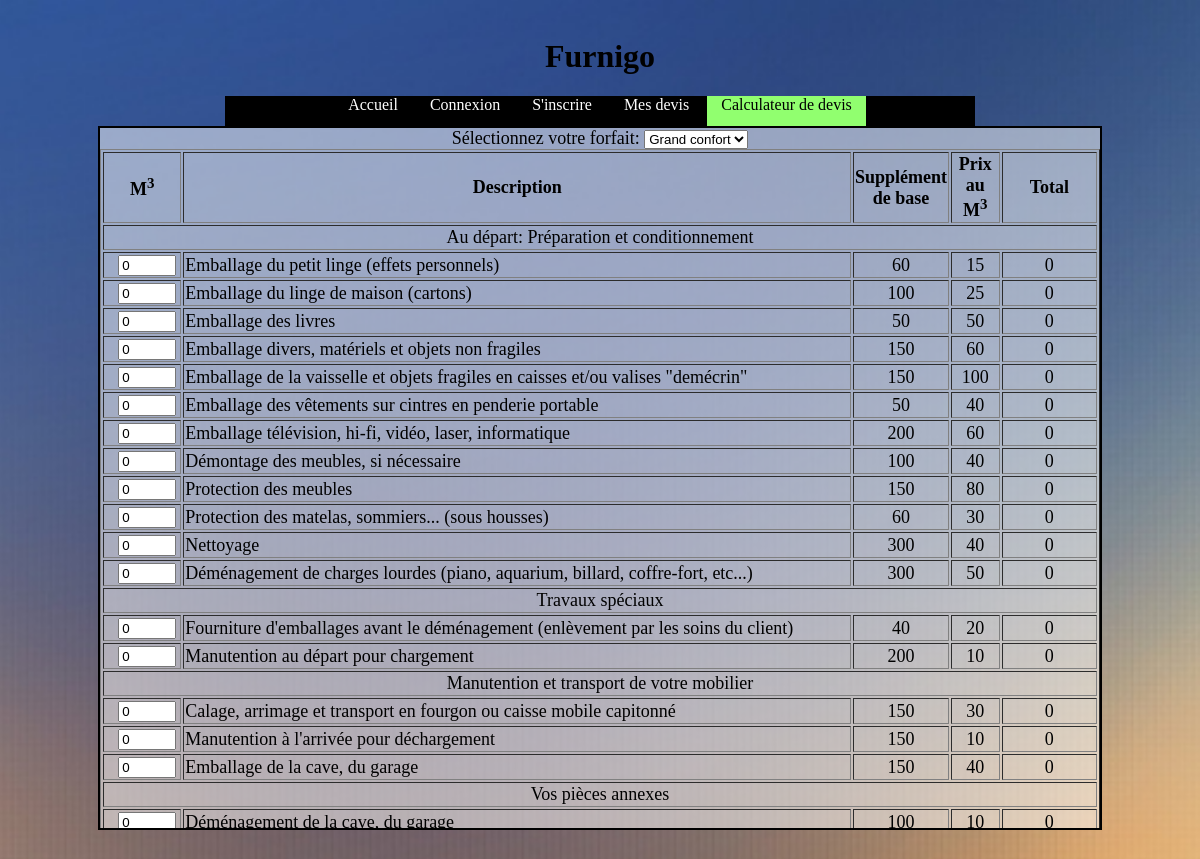
The app's page /Furnigo/modifier.php?id=16 with its own data.
### tables this page shows
CREATE TABLE IF NOT EXISTS `r_ajouter` (
  `idDevis` int(11) NOT NULL,
  `idOption` int(11) NOT NULL,
  `M3` int(5) NOT NULL,
  PRIMARY KEY (`idDevis`,`idOption`),
  KEY `FK_R_AJOUTER_idOption` (`idOption`)
);

CREATE TABLE IF NOT EXISTS `t_options` (
  `idOption` int(11) NOT NULL AUTO_INCREMENT,
  `DescriptionDetaillee` text NOT NULL,
  `PrixSupplementDeBase` float NOT NULL,
  `PrixAuM3` float NOT NULL,
  PRIMARY KEY (`idOption`)
);

### Furnigo/command.php (called while the page is built, shortened)
<?php
function GetForfait(){
    $db = connectdb();
    $sql = $db->prepare("SELECT * FROM t_forfait");
    $sql->execute();
    return $sql->fetchAll(PDO::FETCH_ASSOC);
}
function GetOptions(){
    $db = connectdb();
    $sql = $db->prepare("SELECT * FROM t_options");
    $sql->execute();
    return $sql->fetchAll(PDO::FETCH_ASSOC);
}
function GetOption($idDevis){
    $db = connectdb();
    $sql = $db->prepare("SELECT * FROM r_ajouter WHERE idDevis = :idDevis");
    $sql->bindParam(":idDevis", $idDevis,  PDO::PARAM_INT);
    if($sql->execute()){
        return $sql->fetchAll(PDO::FETCH_ASSOC);
    }
    else{
        return false;
    }
}

### Furnigo/modifier.php (the view, shortened to what this page needs)
<?php
require_once 'command.php';
$optionForfait = GetForfait();
$options = GetOptions();
if (isset($_GET['id'])) {
    $idDevi = filter_input(INPUT_GET, 'id', FILTER_VALIDATE_INT);
    $deviClient = GetOption($idDevi);
}
?>
<!DOCTYPE html>
<html>
    <head>
        <link rel="stylesheet" type="text/css" href="css/style.css">
    </head>
    <body>
    <center>
        <div id="title"><h1>Furnigo</h1></div>
        <nav>
            <ul>
                <li><a href="index.php">Accueil</a></li>
                <li><a href="connexion.php">Connexion</a></li>
                <li><a href="inscription.php">S'inscrire</a></li>
                <li><a href="devis.php">Mes devis</a></li>
                <li><a href="calculateur.php" class="active">Calculateur de devis</a></li>
            </ul>
        </nav>
        <div id="content">
            <label for="selforfait">Sélectionnez votre forfait: </label>
            <select name="selforfait" id="forfait">
                <?php foreach ($optionForfait as $forfait) : ?>
                    <option value="<?= $forfait['idForfait'] ?>"> <?= $forfait['Forfait'] ?></option><br>
                <?php endforeach; ?>
            </select>
            <br>
            <form action="update.php" method="post">
                <table border="1" width="100%">
                    <col style="width:8%">
                    <col style="width: 72%">
                    <col style="width: 5%">
                    <col style="width: 5%">
                    <col style="width: 10%">
                    <tr>
                        <th>M<sup>3</sup></th>
                        <th>Description</th>
                        <th>Supplément de base</th>
                        <th>Prix au M<sup>3</sup></th>
                        <th>Total</th>
                    </tr>
                    <tr>
                        <td colspan="5" style="text-align: center">Au départ: Préparation et conditionnement</td>
                    </tr>
                    <?php
                    $i = 0;
                    foreach ($options as $opt) :
                        ?>
                        <tr>
                            <td style="text-align: center"><input type="number" value="<?php echo $deviClient[$i]['M3'] ?>" min="0" style="width: 50px" id="qt<?php echo $opt['idOption'] ?>" name="qtOption<?php echo $opt['idOption'] ?>" onChange="ShowResult(<?php echo $opt['idOption'] ?>)" onkeypress="ShowResult(<?php echo $opt['idOption'] ?>)"></td>
                            <td><?= $opt['DescriptionDetaillee'] ?></td>
                            <td style="text-align: center" id="supplement<?php echo $opt['idOption'] ?>"><?= $opt['PrixSupplementDeBase'] ?></td>
                            <td style="text-align: center" id="pm3<?php echo $opt['idOption'] ?>"><?= $opt['PrixAuM3'] ?></td>
                            <td style="text-align: center" id="total<?php echo $opt['idOption'] ?>" value="">0</td>
                        </tr>
                        <?php
                        if ($i == 11) {
                            echo '<tr>
                    <td colspan="5" style="text-align: center">Travaux spéciaux</td>
                </tr>';
                        } elseif ($i == 13) {
                            echo '<tr>
                    <td colspan="5" style="text-align: center">Manutention et transport de votre mobilier</td>
                </tr>';
                        } elseif ($i == 16) {
                            echo '<tr>
                    <td colspan="5" style="text-align: center">Vos pièces annexes</td>
                </tr>';
                        } elseif ($i == 18) {
                            echo '<tr>
                    <td colspan="5" style="text-align: center">A l’arrivée : détail des prestations</td>
                </tr>';
                        } elseif ($i == 26) {
                            echo '<tr>
                    <td colspan="5" style="text-align: center">Travaux en dérogation des conditions générales de vente</td>
                </tr>';
                        }
                        $i++;
                        ?>
                    <?php endforeach; ?>
                </table>
            </form>
        </div>
    </center>
</body>
</html>

### Furnigo/css/style.css (style rules this page uses)
#title { margin-top: 1cm; text-align: center; list-style-type: none; }
nav { alignment-adjust: middle; background-color: black; height: 30px; width: 750px; }
ul { list-style-type: none; margin: 0; padding: 0; overflow: hidden; }
li { display: inline-block; vertical-align: middle; height: 30px; }
li a { color: white; text-align: center; padding: 14px; text-decoration: none; height: 30px; }
.active { background-color: #91FF6F; color: black; }
#content { width: 1000px; height: 700px; background: -moz-linear-gradient(top, rgba(255,255,255,0.5) 0%, rgba(255,255,255,0.5) 100%); background: -webkit-linear-gradient(top, rgba(255,255,255,0.5) 0%,rgba(255,255,255,0.5) 100%); background: linear-gradient(to bottom, rgba(255,255,255,0.5) 0%,rgba(255,255,255,0.5) 100%); filter: progid:DXImageTransform.Microsoft.gradient( startColorstr='#80ffffff', endColorstr='#80ffffff',GradientType=0 ); overflow: auto; border: 2px solid black; font-size: large; }
body { background: url("../img/background.jpg") no-repeat center center fixed; background-size: cover; }
input { margin-left: 10px; }
label { text-align: right; }

### records on screen
t_options: DescriptionDetaillee "Emballage du petit linge (effets personnels)", PrixSupplementDeBase "60", PrixAuM3 "15"
r_ajouter: M3 "0"
t_options: DescriptionDetaillee "Emballage du linge de maison (cartons)", PrixSupplementDeBase "100", PrixAuM3 "25"
r_ajouter: M3 "0"
t_options: DescriptionDetaillee "Emballage des livres", PrixSupplementDeBase "50", PrixAuM3 "50"
r_ajouter: M3 "0"
t_options: DescriptionDetaillee "Emballage divers, matériels et objets non fragiles", PrixSupplementDeBase "150", PrixAuM3 "60"
r_ajouter: M3 "0"
t_options: DescriptionDetaillee "Emballage de la vaisselle et objets fragiles en caisses et/ou valises \"demécrin\"", PrixSupplementDeBase "150", PrixAuM3 "100"
r_ajouter: M3 "0"
t_options: DescriptionDetaillee "Emballage des vêtements sur cintres en penderie portable", PrixSupplementDeBase "50", PrixAuM3 "40"
r_ajouter: M3 "0"
t_options: DescriptionDetaillee "Emballage télévision, hi-fi, vidéo, laser, informatique", PrixSupplementDeBase "200", PrixAuM3 "60"
r_ajouter: M3 "0"
t_options: DescriptionDetaillee "Démontage des meubles, si nécessaire", PrixSupplementDeBase "100", PrixAuM3 "40"
r_ajouter: M3 "0"
t_options: DescriptionDetaillee "Protection des meubles", PrixSupplementDeBase "150", PrixAuM3 "80"
r_ajouter: M3 "0"
t_options: DescriptionDetaillee "Protection des matelas, sommiers... (sous housses)", PrixSupplementDeBase "60", PrixAuM3 "30"
r_ajouter: M3 "0"
t_options: DescriptionDetaillee "Nettoyage", PrixSupplementDeBase "300", PrixAuM3 "40"
r_ajouter: M3 "0"
t_options: DescriptionDetaillee "Déménagement de charges lourdes (piano, aquarium, billard, coffre-fort, etc...)", PrixSupplementDeBase "300", PrixAuM3 "50", shows "Travaux spéciaux"
r_ajouter: M3 "0"
t_options: DescriptionDetaillee "Fourniture d'emballages avant le déménagement (enlèvement par les soins du client)", PrixSupplementDeBase "40", PrixAuM3 "20"
r_ajouter: M3 "0"
t_options: DescriptionDetaillee "Manutention au départ pour chargement", PrixSupplementDeBase "200", PrixAuM3 "10", shows "Manutention et transport de votre mobilier"
r_ajouter: M3 "0"
t_options: DescriptionDetaillee "Calage, arrimage et transport en fourgon ou caisse mobile capitonné", PrixSupplementDeBase "150", PrixAuM3 "30"
r_ajouter: M3 "0"
t_options: DescriptionDetaillee "Manutention à l'arrivée pour déchargement", PrixSupplementDeBase "150", PrixAuM3 "10"
r_ajouter: M3 "0"
t_options: DescriptionDetaillee "Emballage de la cave, du garage", PrixSupplementDeBase "150", PrixAuM3 "40", shows "Vos pièces annexes"
r_ajouter: M3 "0"
t_options: DescriptionDetaillee "Déménagement de la cave, du garage", PrixSupplementDeBase "100", PrixAuM3 "10"
r_ajouter: M3 "0"

### other values on screen
form field selforfait "Grand confort"
